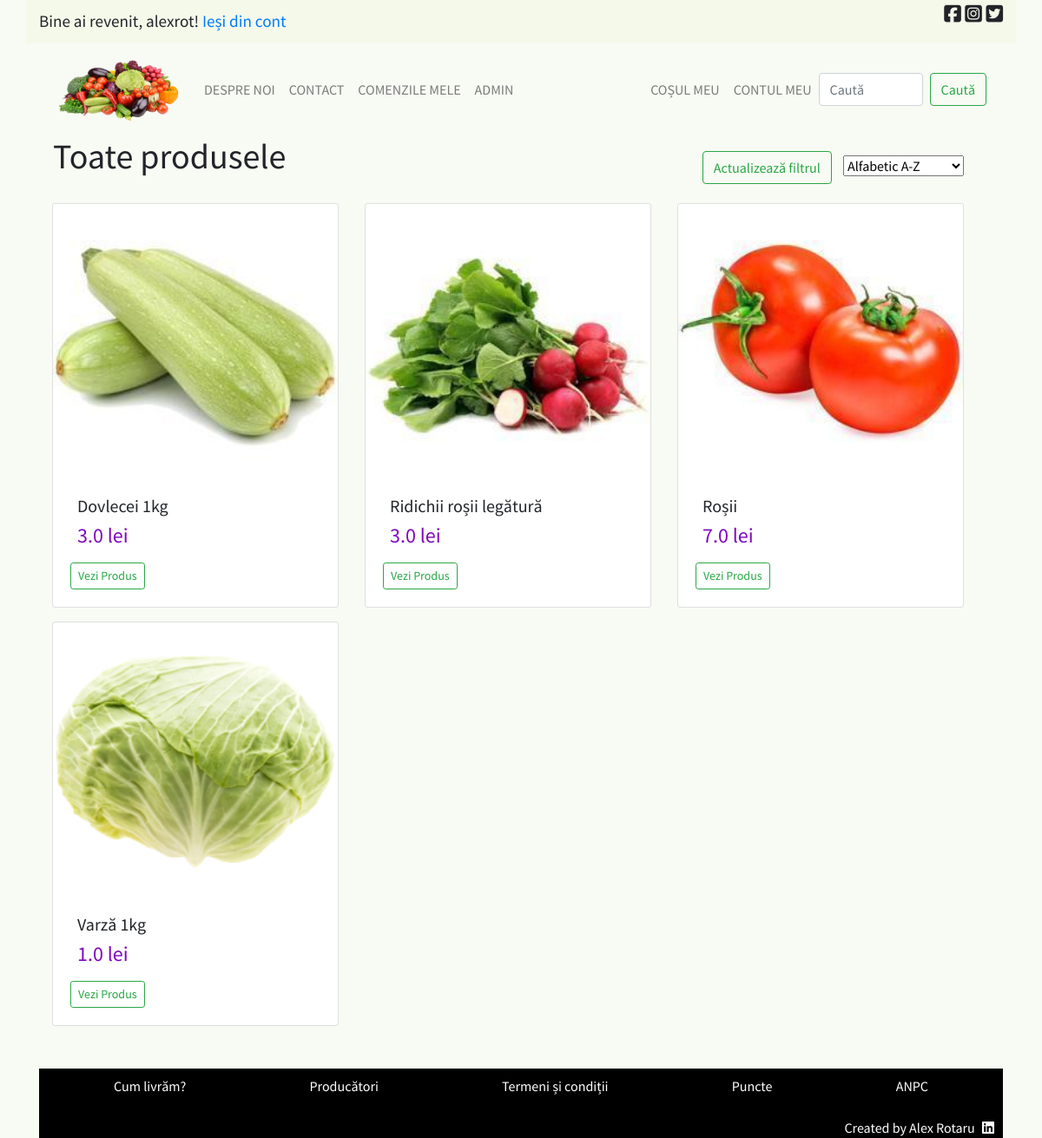
Screenshot of /home (signed in) with the database file from the repository.
### licenta/models.py (models this page shows, shortened)
class User(database.Model, UserMixin):
    __tablename__ = 'user'
    id = database.Column(database.Integer, primary_key=True)
    user_name = database.Column(
        database.String(20), unique=True, nullable=False)
    nume = database.Column(database.String(100), nullable=False)
    email = database.Column(database.String(120), unique=True, nullable=False)
    parola = database.Column(database.String(60), nullable=False)
    adresa = database.Column(database.String(200), nullable=False)
    telefon = database.Column(database.String(11), nullable=False)
    comenzi = database.relationship('Comenzi', backref='utilizator', lazy=True)
    is_admin = database.Column(
        database.Boolean(), nullable=False, default=False)

class Produs(database.Model):
    __tablename__ = 'produs'
    id = database.Column(database.Integer, primary_key=True)
    nume = database.Column(database.String(50), nullable=False, unique=True)
    descriere = database.Column(database.String(200))
    poza = database.Column(database.String(30), nullable=False)
    pret = database.Column(database.Float, nullable=False)
    data_adaugarii = database.Column(
        database.DateTime, nullable=False, default=datetime.utcnow)

### licenta/routes.py (the view)
@app.route('/', methods=['GET', 'POST'])
@app.route('/home', methods=['GET', 'POST'])
def home():
    optiuni = ['Alfabetic A-Z', 'Alfabetic Z-A',
               'Preț crescător', 'Preț descrescător']
    optiune_final = 'Alfabetic A-Z'
    if request.method == 'POST':
        optiune_final = request.form['optiuni_select']
    selectat = optiune_final
    if optiune_final == 'Alfabetic A-Z':
        produse = Produs.query.order_by(Produs.nume.asc()).all()
    elif optiune_final == 'Alfabetic Z-A':
        produse = Produs.query.order_by(Produs.nume.desc()).all()
    elif optiune_final == 'Preț crescător':
        produse = Produs.query.order_by(Produs.pret.asc()).all()
    elif optiune_final == 'Preț descrescător':
        produse = Produs.query.order_by(Produs.pret.desc()).all()
    else:
        produse = Produs.query.order_by(func.random()).all()
    return render_template('acasa.html', title='Acasă', produse=produse, optiuni=optiuni, selectat=selectat)

### licenta/models.py (called while the page is built)
@login_manager.user_loader
def load_user(user_id):
    return User.query.get(int(user_id))

### licenta/templates/acasa.html
{% extends "principal.html" %}
{% block continut_unic %}
    <div class="d-flex justify-content-between">
      <h1 class="d-none d-md-block ml-3">Toate produsele</h1>
      <div class="d-flex align-items-end">
        <form action="" method="POST">
          <button class="btn btn-outline-success ml-3" type="submit">Actualizează filtrul</button>
          <select name="optiuni_select" id="optiuni_select" action="/" class="optiuni-dropdown">
              {% for optiune in optiuni %}
                  {% if selectat == optiune %}
                    <option value="{{ optiune }}" selected>{{ optiune }}</option>
                  {% else %}
                    <option value="{{ optiune }}">{{ optiune }}</option>
                  {% endif %}
              {% endfor %}
          </select>
        </form>
      </div>
    </div>
    <div class="products container p-grid row">
      {% for produs in produse %}
        <div class="col-md-4 mb-3">
          <div class="card">
            <a href="{{ url_for('produs_indiv', produs_id=produs.id) }}">
              <img src="{{ url_for('static', filename='pictures/' + produs['poza']) }}" alt="" class="card-img-top">
            </a>
            <div class="card-body">
                <h5 class="card-title p-2 cards-home">{{ produs.nume }}</h5>
                <h5 class="card-text p-2 pret-acasa cards-home">{{ produs.pret }} lei</h5>
              <a href="{{ url_for('produs_indiv', produs_id=produs.id) }}" class="btn btn-outline-success btn-sm">Vezi Produs</a>
            </div>
          </div>
        </div>
      {% else %}
          <p style="text-align:center; width: 100%">Momentan nu există produse disponibile. Vă rugăm să încercați mai târziu!</p>
      {% endfor %}
  </div>
{% endblock %}

### licenta/templates/principal.html (shortened to what this page needs)
<!DOCTYPE html>
<html>
<head>
    <link rel="stylesheet" href="https://stackpath.bootstrapcdn.com/bootstrap/4.5.0/css/bootstrap.min.css">
    <link rel="stylesheet" type="text/css" href="{{ url_for('static', filename='main.css') }}">
</head>
<body>
    <div class="bara_sus container d-flex justify-content-between">
        <div>
            {% if current_user.is_authenticated %}
                <p id="bine-ai-revenit">Bine ai revenit, {{ current_user.user_name }}!   <a href="{{ url_for('logout') }}">Ieși din cont</a></p>
            {% endif %}
        </div>
        <div>
            <div class="aliniere_dreapta">
                <i class="fab fa-facebook-square"></i>
                <i class="fab fa-instagram-square"></i>
                <i class="fab fa-twitter-square"></i>
            </div>
        </div>
    </div>
    <div class="container">
        <nav class="navbar navbar-expand-lg navbar-light">
            <a class="navbar-brand" href="{{ url_for('home') }}"><img width="150" height="80" src="{{ url_for('static', filename='pictures/logo.png') }}" alt="Acasă"></a>
            <div class="collapse navbar-collapse" id="navbarSupportedContent">
                <ul class="navbar-nav mr-auto">
                    <li class="nav-item">
                        <a class="nav-link" href="{{ url_for('despre_noi') }}">Despre noi</a>
                    </li>
                    <li class="nav-item">
                        <a class="nav-link" href="{{ url_for('contact') }}">Contact</a>
                    </li>
                    {% if current_user.is_authenticated %}
                        <li class="nav-item">
                            <a class="nav-link" href="{{ url_for('user_comenzi_interface', utilizator=current_user.id) }}">Comenzile mele</a>
                        </li>
                    {% endif %}
                    {% if current_user.is_admin %}
                        <li class="nav-item">
                            <a class="nav-link" href="{{ url_for('admin') }}">ADMIN</a>
                        </li>
                    {% endif %}
                </ul>
                <ul class="navbar-nav">
                    <li class="nav-item">
                        <a class="nav-link" href="{{ url_for('cosul_meu') }}">Coșul meu</a>
                    </li>
                    <li class="nav-item">
                        {% if current_user.is_authenticated %}
                            <a class="nav-link" href="{{ url_for('contul_meu') }}">Contul meu</a>
                        {% else %}
                            <a class="nav-link" href="{{ url_for('login') }}">Contul meu</a>
                        {% endif %}
                    </li>
                </ul>
                <form class="form-inline my-2 my-lg-0">
                    <input class="form-control mr-sm-2" type="search" placeholder="Caută" aria-label="Search" id="cauta-camp">
                    <button class="btn btn-outline-success my-2 my-sm-0" type="submit">Caută</button>
                </form>
            </div>
        </nav>
        {% block continut_unic %}{% endblock %}
        <footer id="footer">
            <div id="footer-content">
                <div class="container">
                    <ul class="list-unstyled d-flex bd-highlight">
                        <li class="d-inline p-2 flex-fill bd-highlight"><a href="{{ url_for('livrare') }}" class="extern">Cum livrăm?</a></li>
                        <li class="d-inline p-2 flex-fill bd-highlight"><a href="{{ url_for('producatori') }}" class="extern">Producători</a></li>
                        <li class="d-inline p-2 flex-fill bd-highlight"><a href="#" class="extern">Termeni și condiții</a></li>
                        <li class="d-inline p-2 flex-fill bd-highlight"><a href="#" class="extern">Puncte</a></li>
                        <li class="d-inline p-2 flex-fill bd-highlight"><a href="https://anpc.ro/" target="_blank" class="extern">ANPC</a></li>
                    </ul>
                </div>
            </div>
            <div id="creator">
                Created by Alex Rotaru    <a href="https://www.linkedin.com/in/ionut-alexandru-rotaru-838410152/" class="extern" target="_blank"><i class="fab fa-linkedin"></i></a>
            </div>
        </footer>
    </div>
</body>
</html>

### licenta/static/main.css (style rules this page uses)
body { background-color: #F8FAF4; font-family: 'Source Sans Pro', sans-serif; font-weight: 400; }
a.extern { color: white; }
.products { width: 100%; margin-top: 2%; margin-bottom: 3%; }
.bara_sus { background: #F4F9EA; width: 100%; height: 50px; font-size: 1.4rem; }
.aliniere_dreapta { margin: auto 0; display: inline-block; }
.navbar { text-transform: uppercase; margin-right: 3px; }
.d-inline { text-align: center; }
.fa-linkedin { margin-left: 5px; }
.cards-home { margin-top: -20px; }
.pret-acasa { color: rgb(129, 5, 191); font-size: 1.5rem; }
.optiuni-dropdown { margin: auto 45px auto 10px; }
#bine-ai-revenit { font-size: 1.2rem; margin-top: 10px; margin-right: 5px; }
#footer { background-color: black; color: white; text-align: right; }
#creator { margin-right: 10px; }
#cauta-camp { width: 120px; }

### rows the page displays
User: user_name "alexrot"
Produs: poza (picture), nume "Dovlecei 1kg", pret "3.0"
Produs: poza (picture), nume "Ridichii roșii legătură", pret "3.0"
Produs: poza (picture), nume "Roșii", pret "7.0"
Produs: poza (picture), nume "Varză 1kg", pret "1.0"

### other values shown
form field optiuni_select "Alfabetic A-Z"
